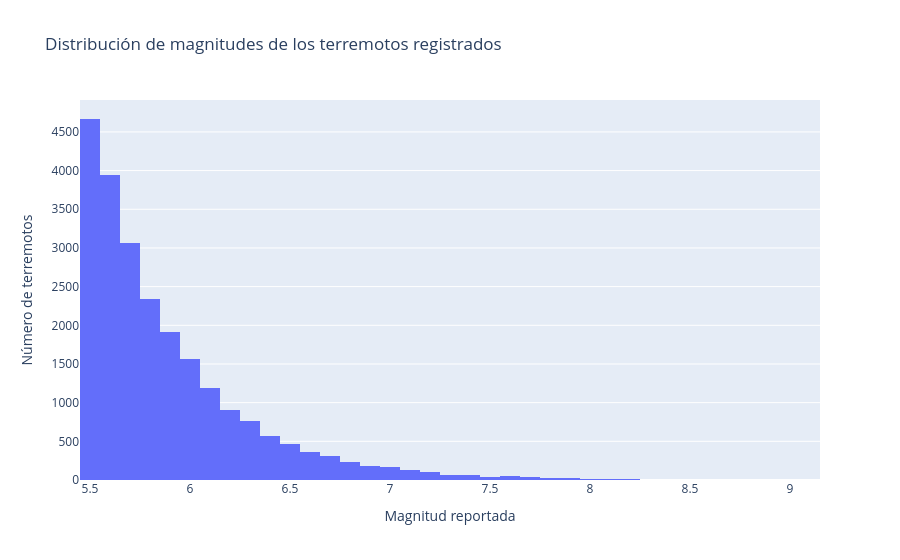

The notebook cell this image was saved under:
### Markdown cell above
## 6. Distribución de la magnitud de los terremotos

Exploramos `Magnitude`, la variable que queremos estimar. El histograma agrupa las magnitudes en intervalos de 0,1 y muestra cuántos terremotos quedaron registrados en cada intervalo. Así podemos ver dónde se concentran los valores y qué tan frecuentes son las magnitudes altas.

Calculamos la media, la mediana y la moda. La media resume el promedio, la mediana marca el centro de los datos ordenados y la moda identifica el valor reportado con mayor frecuencia.

El catálogo incluye eventos con magnitud de 5,5 o superior. Por eso, la distribución describe los terremotos seleccionados dentro de ese rango.

### Code cell
magnitud = terremotos["Magnitude"]

media_magnitud = magnitud.mean()
mediana_magnitud = magnitud.median()
modas_magnitud = magnitud.mode().tolist()

print(f"Media: {media_magnitud:.2f}")
print(f"Mediana: {mediana_magnitud:.2f}")
print("Moda(s): " + ", ".join(f"{valor:.2f}" for valor in modas_magnitud))

fig_magnitud = px.histogram(
    terremotos,
    x="Magnitude",
    title="Distribución de magnitudes de los terremotos registrados",
    labels={"Magnitude": "Magnitud reportada"},
)

fig_magnitud.update_traces(xbins=dict(start=5.45, end=9.15, size=0.1))
fig_magnitud.update_yaxes(title_text="Número de terremotos")
fig_magnitud.show()

### Figure 1 — Plotly figure (JSON) as saved in the notebook; plotly's stock layout.template omitted (floating-point values rounded to 4 significant figures; data arrays with more than 128 entries replaced by an {"elided": "..."} marker saying what was removed)
{"data": [{"bingroup": "x", "hovertemplate": "Magnitud reportada=%{x}<br>count=%{y}<extra></extra>", "legendgroup": "", "marker": {"color": "#636efa", "pattern": {"shape": ""}}, "name": "", "orientation": "v", "showlegend": false, "type": "histogram", "x": {"elided": "23232 float values"}, "xaxis": "x", "xbins": {"end": 9.15, "size": 0.1, "start": 5.45}, "yaxis": "y"}], "layout": {"barmode": "relative", "legend": {"tracegroupgap": 0}, "title": {"text": "Distribución de magnitudes de los terremotos registrados"}, "xaxis": {"anchor": "y", "domain": [0, 1], "title": {"text": "Magnitud reportada"}}, "yaxis": {"anchor": "x", "domain": [0, 1], "title": {"text": "Número de terremotos"}}}}
